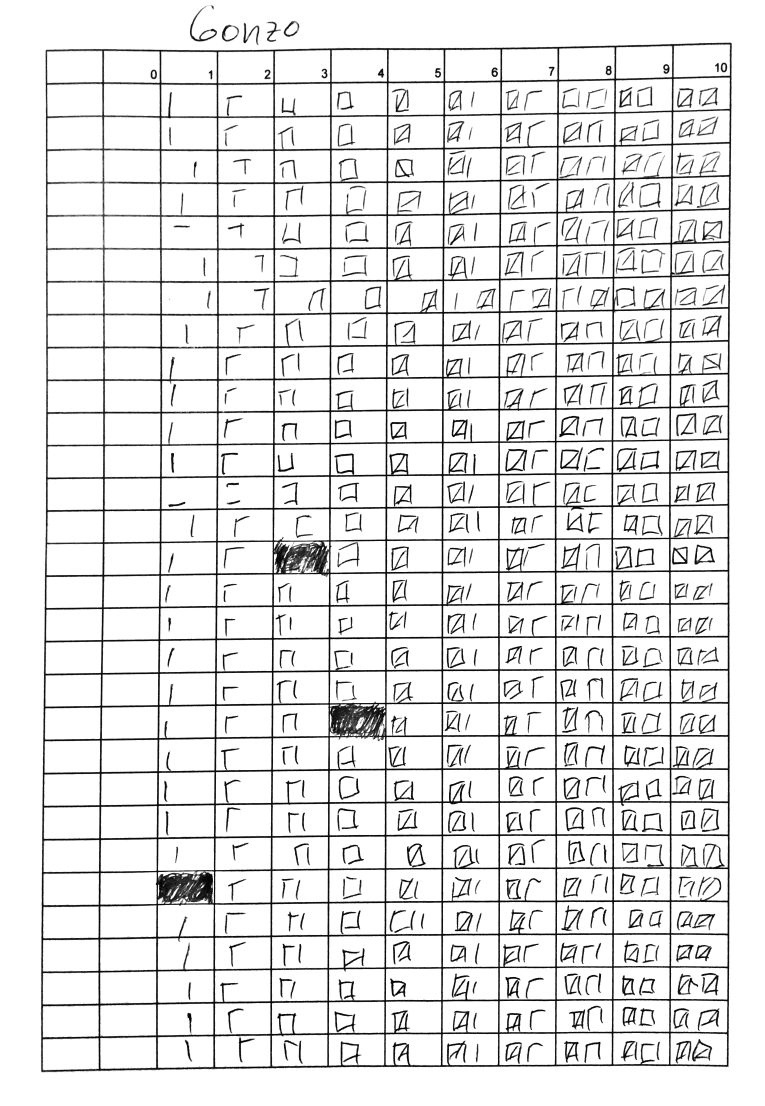
#> input picture example.png, 2294 x 3318 px (shown at 1/3 size)
$ python -i image_utils.py   (imports and definitions only)
#> lines starting #> are read from the running program, lines starting #| are printed output that depends on the picture; after the words box and inside, x2 and y2 are one past the last pixel; in counts of white or black regions, pixels touching at a corner belong together
#> further down, picture is the input picture: shape (3318, 2294, 3); min 6, max 255, mean 228.6
#!/usr/bin/env python3
# -*- coding: utf-8 -*-

import cv2
import numpy as np
from sys import float_info

import time


# [220 lines left out: functions clip, cvt_line, mid_point, line_dist, intersection, intersections and 1 more, not called in this run]


def find_lines(img, acc_threshold=0.25, should_erode=True):
#> called with acc_threshold = 0.25, should_erode = True
    if len(img.shape) == 3 and img.shape[2] == 3:  # if it's color
        img = cv2.cvtColor(img, cv2.COLOR_RGB2GRAY)
    img = cv2.GaussianBlur(img, (11, 11), 0)
    img = cv2.adaptiveThreshold(
            img,
            255,
            cv2.ADAPTIVE_THRESH_MEAN_C,
            cv2.THRESH_BINARY,
            5,
            2)
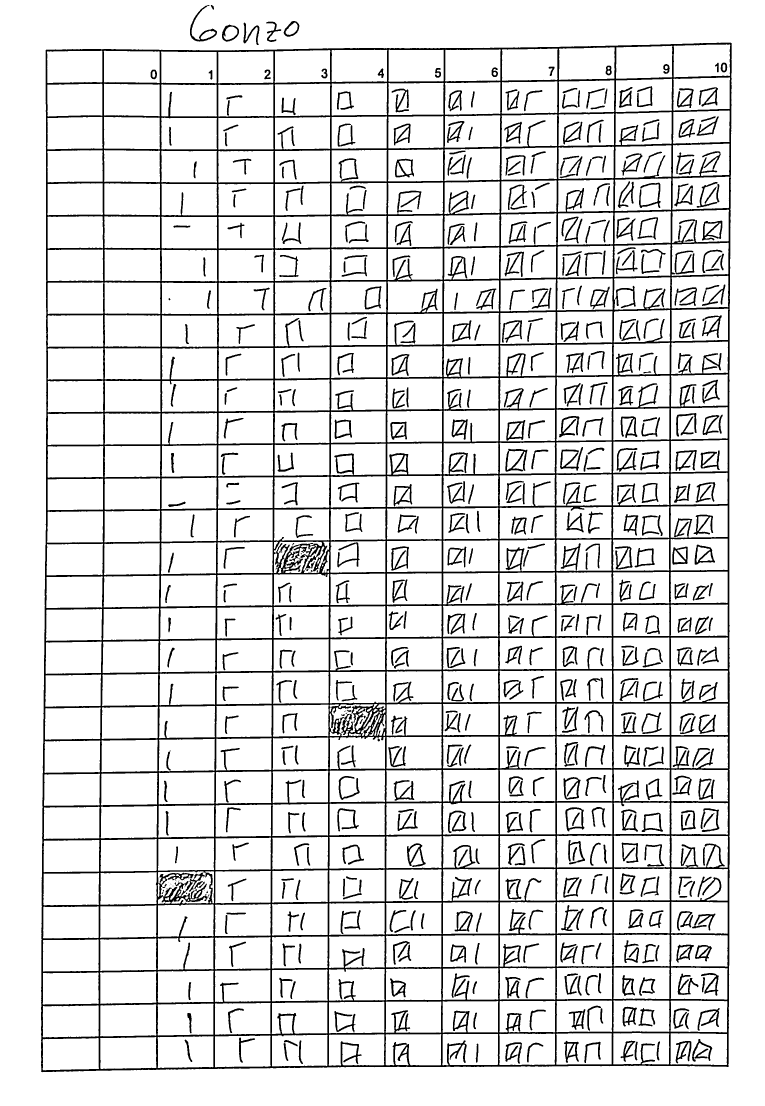
#> img: shape (3318, 2294) (shown at 1/3 size); 87.7% white; 597 black regions (28 under 20 px), largest, box (x1, y1, x2, y2) and area: (123, 128, 2195, 3217) 621262, (1516, 1346, 1582, 1415) 1495, (1680, 1341, 1749, 1412) 1415

    img = cv2.bitwise_not(img)
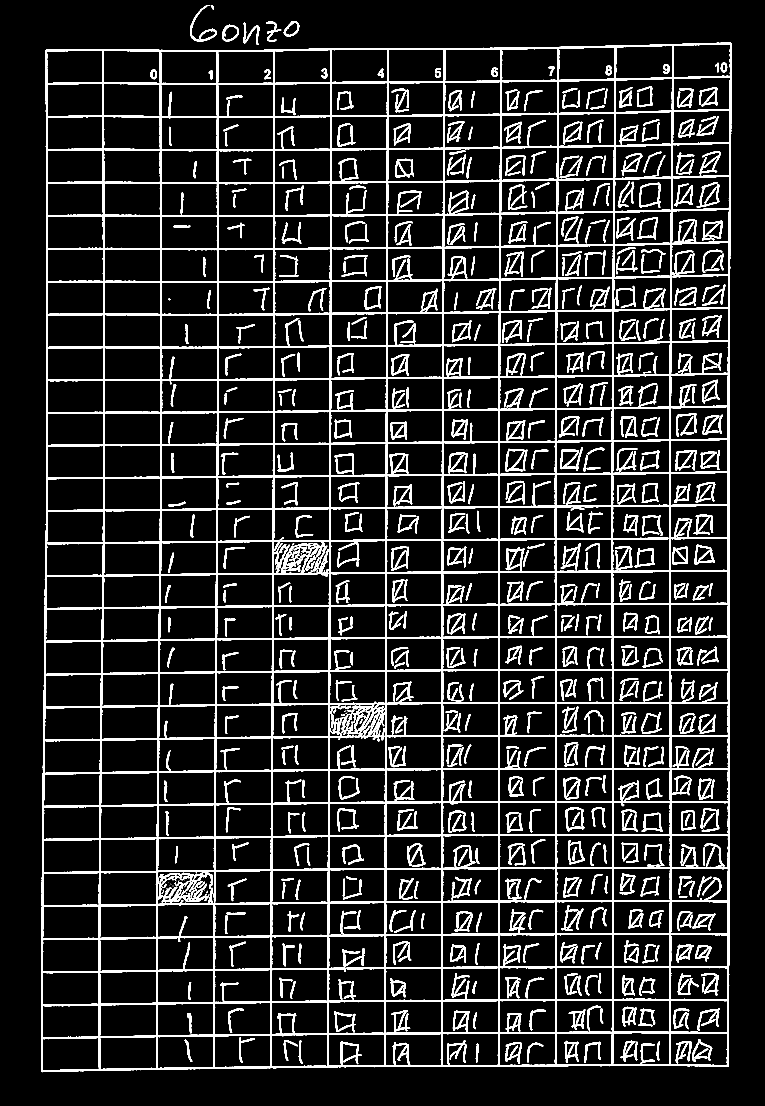
#> img: shape (3318, 2294) (shown at 1/3 size); 12.3% white; 597 white regions (28 under 20 px), largest, box (x1, y1, x2, y2) and area: (123, 128, 2195, 3217) 621262, (1516, 1346, 1582, 1415) 1495, (1680, 1341, 1749, 1412) 1415

    # thresh = 127
    # edges = cv2.threshold(img, thresh, 255, cv2.THRESH_BINARY)[1]
    # edges = cv2.Canny(blur, 500, 500, apertureSize=3)

    if should_erode:
        element = cv2.getStructuringElement(cv2.MORPH_RECT, (4, 4))
        img = cv2.erode(img, element)
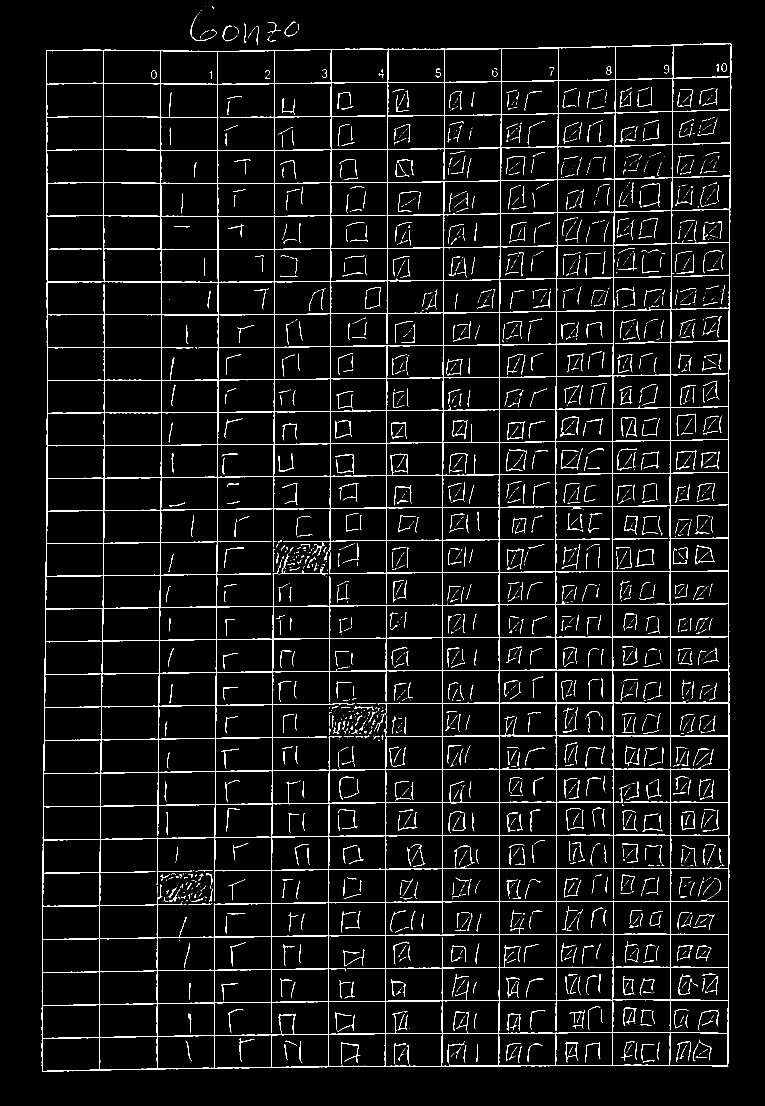
#> img: shape (3318, 2294) (shown at 1/3 size); 4.1% white in thin lines or dots, all inside (x1, y1, x2, y2) = (125, 19, 2194, 3215)

    theta = np.pi/2000
    angle_threshold = 2
    horizontal = cv2.HoughLines(
            img,
            1,
            theta,
            int(acc_threshold * img.shape[1]),
            min_theta=np.radians(90 - angle_threshold),
            max_theta=np.radians(90 + angle_threshold))
#> horizontal = 356 rows, first 8: [1533, 1.56], [1436, 1.56], [1631, 1.56], [1243, 1.56], [1438, 1.56], [1339, 1.56], [1727, 1.56], [1241, 1.56]
    vertical = cv2.HoughLines(
            img,
            1,
            theta,
            int(acc_threshold * img.shape[0]),
            min_theta=np.radians(-angle_threshold),
            max_theta=np.radians(angle_threshold),
            )
#> vertical = 113 rows, first 8: [1164, 0.00279], [994, 0.00279], [1330, 0.00122], [827, 0.00436], [2188, 0.00122], [660, 0.00593], [997, 0.00436], [2185, -0.000349]

    horizontal = list(horizontal) if horizontal is not None else []
#> horizontal = 356 items, first 6: [[1533, 1.56]], [[1436, 1.56]], [[1631, 1.56]], [[1243, 1.56]], [[1438, 1.56]], [[1339, 1.56]]
    vertical = list(vertical) if vertical is not None else []
#> vertical = 113 items, first 6: [[1164, 0.00279]], [[994, 0.00279]], [[1330, 0.00122]], [[827, 0.00436]], [[2188, 0.00122]], [[660, 0.00593]]

    horizontal = [line[0] for line in horizontal]
#> horizontal = 356 pairs, first value 147 to 3216, second value 1.54 to 1.58
    vertical = [line[0] for line in vertical]
#> vertical = 113 pairs, first value 138 to 2197, second value -0.00506 to 0.0138

    horizontal = np.asarray(horizontal)
    vertical = np.asarray(vertical)

    return horizontal, vertical


# [41 lines left out: functions group_lines, merge_lines, not called in this run]

>>> import cv2
>>> picture = cv2.cvtColor(cv2.imread('example.png'), cv2.COLOR_BGR2RGB)
>>> result = find_lines(picture)
#> result = 2 point arrays, longest 356 points
